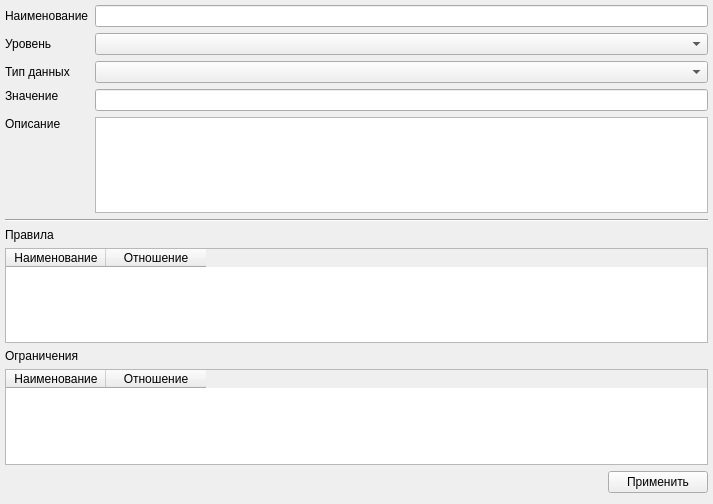
<?xml version="1.0" encoding="UTF-8"?>
<ui version="4.0">
 <class>ParameterOptions</class>
 <widget class="QWidget" name="ParameterOptions">
  <property name="geometry">
   <rect>
    <x>0</x>
    <y>0</y>
    <width>713</width>
    <height>504</height>
   </rect>
  </property>
  <property name="windowTitle">
   <string>Form</string>
  </property>
  <layout class="QGridLayout" name="gridLayout" rowstretch="0,0,0,0,0,0,0,0,0,0,0">
   <property name="leftMargin">
    <number>5</number>
   </property>
   <property name="topMargin">
    <number>5</number>
   </property>
   <property name="rightMargin">
    <number>5</number>
   </property>
   <item row="4" column="0" alignment="Qt::AlignTop">
    <widget class="QLabel" name="label_5">
     <property name="text">
      <string>Описание</string>
     </property>
    </widget>
   </item>
   <item row="1" column="1">
    <widget class="QComboBox" name="listLvlParameter"/>
   </item>
   <item row="7" column="0" colspan="2">
    <widget class="QTableWidget" name="rulesTable">
     <property name="cornerButtonEnabled">
      <bool>false</bool>
     </property>
     <column>
      <property name="text">
       <string>Наименование</string>
      </property>
     </column>
     <column>
      <property name="text">
       <string>Отношение</string>
      </property>
     </column>
    </widget>
   </item>
   <item row="3" column="0" alignment="Qt::AlignTop">
    <widget class="QLabel" name="label_4">
     <property name="text">
      <string>Значение</string>
     </property>
    </widget>
   </item>
   <item row="1" column="0">
    <widget class="QLabel" name="label_2">
     <property name="text">
      <string>Уровень</string>
     </property>
    </widget>
   </item>
   <item row="0" column="1">
    <widget class="QLineEdit" name="nameParameter"/>
   </item>
   <item row="6" column="0">
    <widget class="QLabel" name="label_7">
     <property name="text">
      <string>Правила</string>
     </property>
    </widget>
   </item>
   <item row="2" column="0">
    <widget class="QLabel" name="label_3">
     <property name="text">
      <string>Тип данных</string>
     </property>
    </widget>
   </item>
   <item row="8" column="0">
    <widget class="QLabel" name="label_8">
     <property name="text">
      <string>Ограничения</string>
     </property>
    </widget>
   </item>
   <item row="5" column="0" colspan="2">
    <widget class="Line" name="line">
     <property name="layoutDirection">
      <enum>Qt::LeftToRight</enum>
     </property>
     <property name="orientation">
      <enum>Qt::Horizontal</enum>
     </property>
    </widget>
   </item>
   <item row="2" column="1">
    <widget class="QComboBox" name="listTypeDParameter"/>
   </item>
   <item row="3" column="1">
    <widget class="QLineEdit" name="valParameter"/>
   </item>
   <item row="9" column="0" colspan="2">
    <widget class="QTableWidget" name="restrictionTable">
     <column>
      <property name="text">
       <string>Наименование</string>
      </property>
     </column>
     <column>
      <property name="text">
       <string>Отношение</string>
      </property>
     </column>
    </widget>
   </item>
   <item row="4" column="1">
    <widget class="QTextEdit" name="descriptionParameter"/>
   </item>
   <item row="0" column="0">
    <widget class="QLabel" name="label">
     <property name="text">
      <string>Наименование</string>
     </property>
    </widget>
   </item>
   <item row="10" column="1">
    <widget class="QPushButton" name="editParameter_Button">
     <property name="maximumSize">
      <size>
       <width>100</width>
       <height>100</height>
      </size>
     </property>
     <property name="layoutDirection">
      <enum>Qt::RightToLeft</enum>
     </property>
     <property name="text">
      <string>Применить</string>
     </property>
    </widget>
   </item>
  </layout>
 </widget>
 <resources/>
 <connections/>
</ui>
